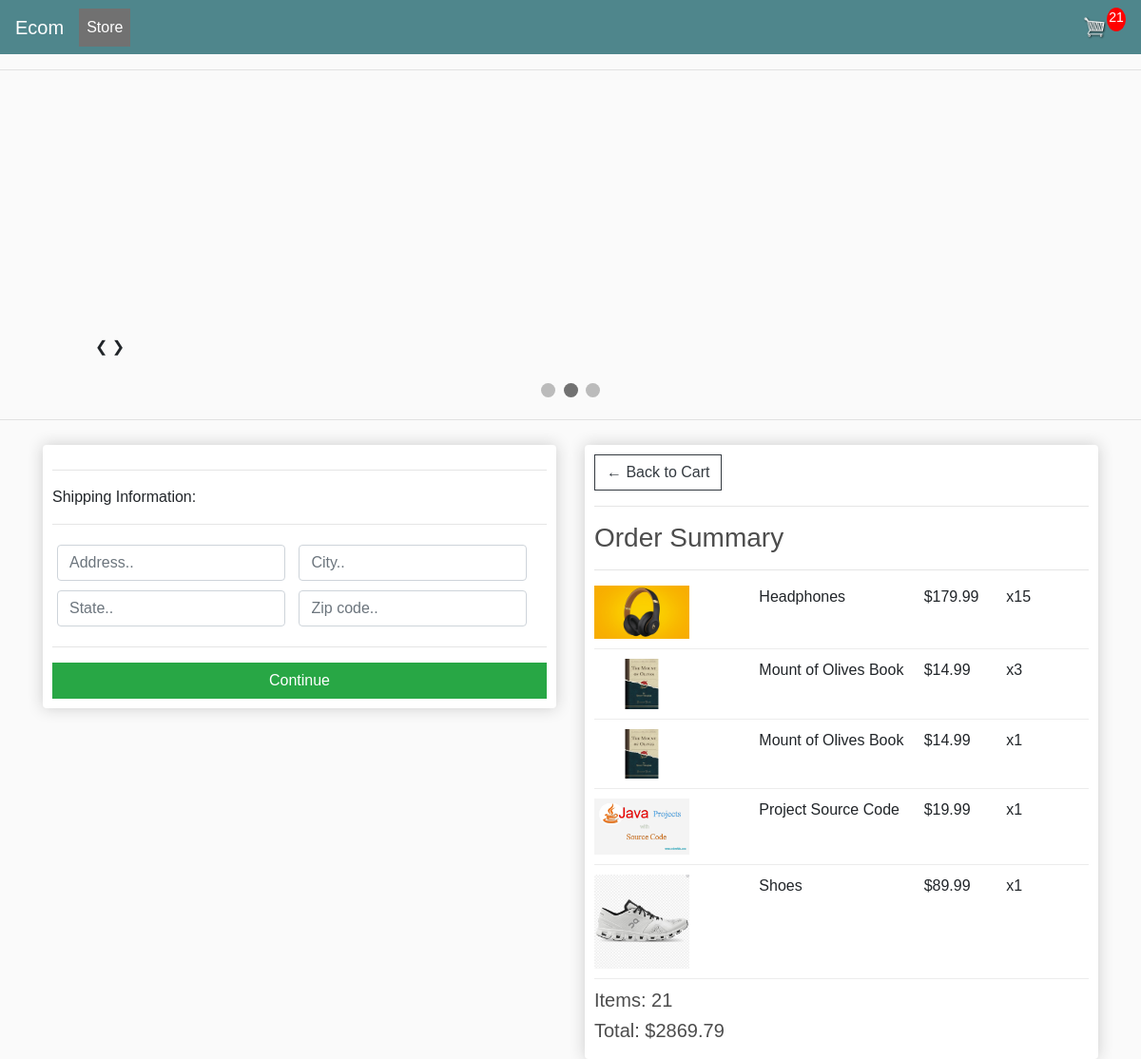
Screenshot of /checkout/ (signed in) with the database file from the repository.
### store/models.py (models this page shows, shortened)
class OrderItem(models.Model):
        product = models.ForeignKey(Product, on_delete=models.SET_NULL, blank=True, null=True)
        order = models.ForeignKey(Order, on_delete=models.SET_NULL, blank=True, null=True)
        quantity = models.IntegerField(default=0, null=True, blank=True)
        date_added = models.DateTimeField(auto_now_add=True)
        @property
        def get_total(self):
            total = self.product.price * self.quantity
            return total

class Product(models.Model):
        name = models.CharField(max_length=200, null=True)
        price = models.DecimalField(max_digits=7,decimal_places=2)
        digital = models.BooleanField(default=False, null=True, blank=False)
        image = models.ImageField(null=True, blank=True)
        @property
        def imageURL(self):
                try:
                    url = self.image.url
                except:
                    url = ''
                return url

class Order(models.Model):
        customer = models.ForeignKey(Customer,on_delete=models.SET_NULL, blank=True, null=True)
        date_order = models.DateTimeField(auto_now_add=True)
        complete = models.BooleanField(default=False, null=True, blank=False)
        transaction_id = models.CharField(max_length=200, null=True)
        @property
        def shipping(self):
            shipping = False
            orderitems = self.orderitem_set.all()
            for i in orderitems:
                if i.product.digital == False:
                    shipping = True
            return shipping
        @property
        def get_cart_total(self):
            orderitems = self.orderitem_set.all()
            total = sum([item.get_total for item in orderitems])
            return total
        @property
        def get_cart_items(self):
            orderitems = self.orderitem_set.all()
            total = sum([item.quantity for item in orderitems])
            return total

### store/views.py (the view)
# urls.py: path('checkout/',views.checkout, name="checkout"),
@csrf_exempt
def checkout(request):
     data = cartData(request)
     cartItems= data['cartItems']
     order = data['order']
     items = data['items']
     context = {'items':items, 'order':order, 'cartItems':cartItems}
     return render(request, 'store/checkout.html', context)

### store/utils.py (called while the page is built)
def cartData(request):
    if request.user.is_authenticated:
            customer = request.user.customer
            order, created  = Order.objects.get_or_create(customer=customer, complete=False)
            items = order.orderitem_set.all()
            cartItems = order.get_cart_items
    else:
            cookieData = cookieCart(request)
            cartItems= cookieData['cartItems']
            order = cookieData['order']
            items = cookieData['items']
    return{'cartItems':cartItems, 'order':order, 'items':items}

### store/templates/store/checkout.html (shortened to what this page needs)
{% extends 'store/main.html' %} {% load static %} {% block content %}
<div class="row">
    <div class="col-lg-6">
        <div class="box-element" id="form-wrapper">
            <form id="form">
                <div id="shipping-info">
                    <hr>
                    <p>Shipping Information:</p>
                    <hr>
                    <div class="form-field">
                        <input class="form-control" type="text" name="address" placeholder="Address..">
                    </div>
                    <div class="form-field">
                        <input class="form-control" type="text" name="city" placeholder="City..">
                    </div>
                    <div class="form-field">
                        <input class="form-control" type="text" name="state" placeholder="State..">
                    </div>
                    <div class="form-field">
                        <input class="form-control" type="text" name="zipcode" placeholder="Zip code..">
                    </div>
                </div>
                <hr>
                <input id="form-button" class="btn btn-success btn-block" type="submit" value="Continue">
            </form>
        </div>
        <br>
    </div>
    <div class="col-lg-6">
        <div class="box-element">
            <a class="btn btn-outline-dark" href="{% url 'cart' %}">&#x2190; Back to Cart</a>
            <hr>
            <h3>Order Summary</h3>
            <hr> {% for item in items %}
            <div class="cart-row">
                <div style="flex:2"><img class="row-image" src="{{item.product.imageURL}}"></div>
                <div style="flex:2">
                    <p>{{item.product.name}}</p>
                </div>
                <div style="flex:1">
                    <p>${{item.product.price|floatformat:2}}</p>
                </div>
                <div style="flex:1">
                    <p>x{{item.quantity}}</p>
                </div>
            </div>
            {% endfor %}
            <h5>Items: {{order.get_cart_items}}</h5>
            <h5>Total: ${{order.get_cart_total|floatformat:2}}</h5>
        </div>
    </div>
</div>
{% endblock content %}

### static/css/main.css (style rules this page uses)
body { background-color: hsl(0, 0%, 98%); }
h1, h2, h3, h4, h5, h6 { color: hsl(0, 0%, 30%); }
.box-element { box-shadow: hsl(0, 0%, 80%) 0 0 16px; background-color: #fff; border-radius: 4px; padding: 10px; }
.col-lg-4, .col-lg-6, .col-lg-8, .col-lg-12 { margin-top: 10px; }
.btn { border-radius: 0; }
.row-image { width: 100px; }
.form-field { width: 250px; display: inline-block; padding: 5px; }
.cart-row { display: flex; align-items: flex-stretch; padding-bottom: 10px; margin-bottom: 10px; border-bottom: 1px solid #ececec; }
* { box-sizing: border-box; }
body { font-family: Verdana, sans-serif; }
img { vertical-align: middle; }

### rows the page displays
OrderItem: product.imageURL (picture), product.name "Headphones", product.price "179.99", quantity "15"
OrderItem: product.imageURL (picture), product.name "Mount of Olives Book", product.price "14.99", quantity "3"
OrderItem: product.imageURL (picture), product.name "Mount of Olives Book", product.price "14.99", quantity "1"
OrderItem: product.imageURL (picture), product.name "Project Source Code", product.price "19.99", quantity "1"
OrderItem: product.imageURL (picture), product.name "Shoes", product.price "89.99", quantity "1"
Order: get_cart_items "21", get_cart_total "2869.79"

### other values shown
{{ cartItems }} "21"
